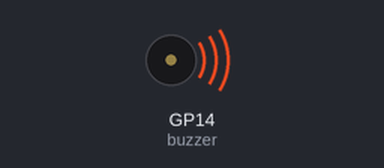
A program run on a simulated Raspberry Pi Pico running MicroPython. On the bench: buzzer (waves = sounding). At 2.5 s the program stops and its outputs stay as they are.

Above: at 0.1 s.
At 2.6 s:
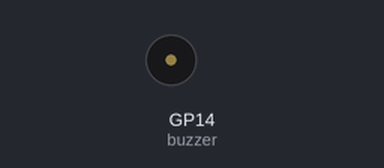
Timing chart, 0 to 4.0 s (numbered marks = the images above):
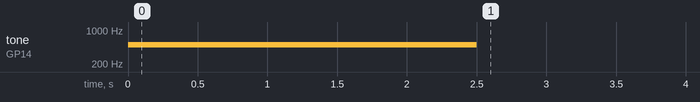

Measured:
- by itself, tone on GP14 (buzzer): silent → 500 Hz at 0.00 s, → silent 2.5 s later

The program:

11_buzzerScale.py
```python
from machine import Pin, PWM#PWM裡有個 類比 轉換概念
from utime import sleep

buzzer = PWM(Pin(14))#GP14
buzzer.freq(500)

buzzer.duty_u16(100)#喇叭的音量 100
sleep(0.5)

buzzer.duty_u16(200)#喇叭的音量 200
sleep(0.5)

buzzer.duty_u16(300)#喇叭的音量 300
sleep(0.5)

buzzer.duty_u16(400)
sleep(0.5)

buzzer.duty_u16(500)
sleep(0.5)

buzzer.duty_u16(0)
```
